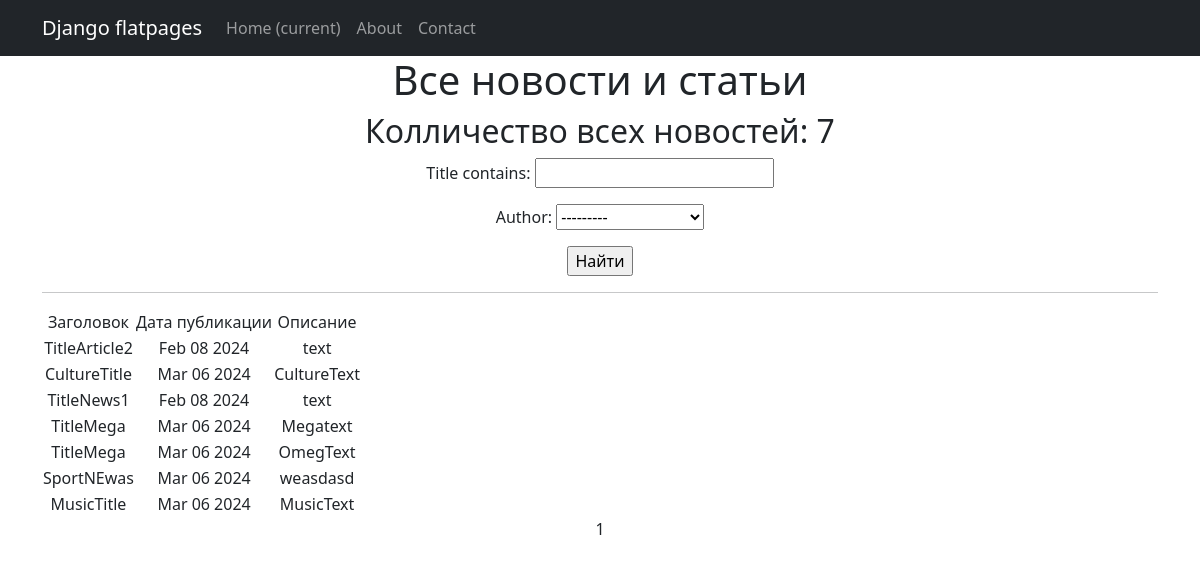
The page /news/ on the database as committed earlier.
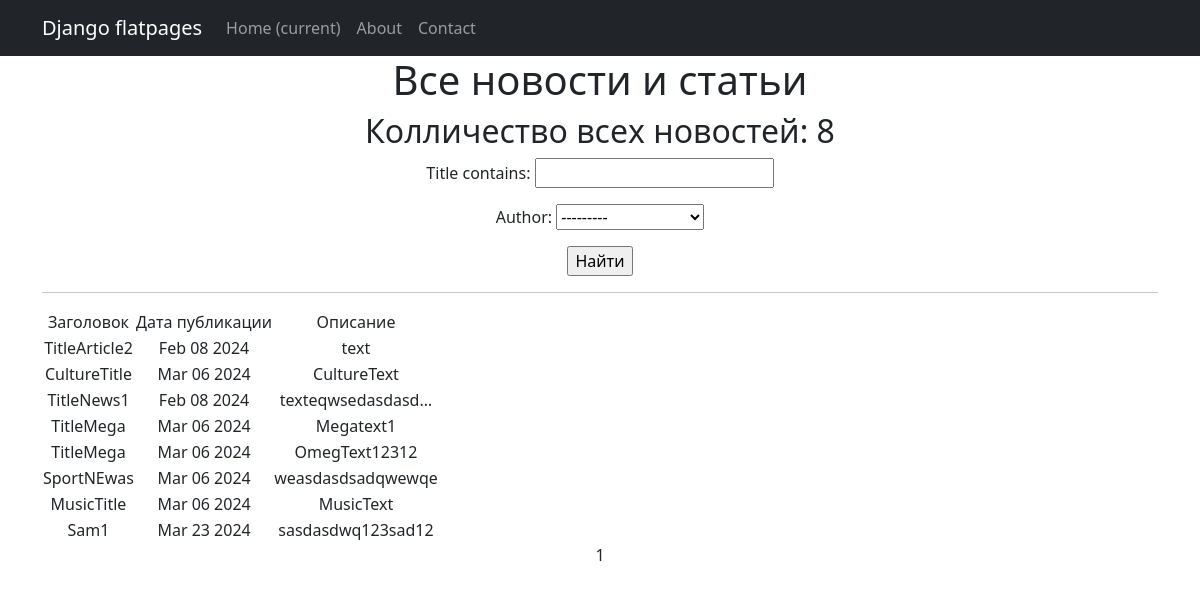
The same page on the database as committed later.
### news/models.py (models this page shows, shortened)
class Post(models.Model):
    article = 'AR'
    news = 'NE'
    CHOICE = [
        (article, 'статья'),
        (news, 'новость')
    ]
    author = models.ForeignKey(Author, on_delete=models.CASCADE)
    post_type = models.CharField(max_length=2, choices=CHOICE, default=news)
    post_time = models.DateTimeField(auto_now_add=True)
    category = models.ManyToManyField(Category, through='PostCategory')
    title = models.CharField(max_length=225)
    text = models.TextField()
    rating = models.IntegerField(default=0)

### news/views.py (the view)
# urls.py: path('', NewsList.as_view(), name='news_list'),
class NewsList(ListView):
    model = Post
    ordering = 'post_type'
    template_name = 'news.html'
    context_object_name = 'news'
    order_by = '-post_time'
    paginate_by = 10  # вот так мы можем указать количество записей на странице
    def get_queryset(self):
        queryset = super().get_queryset()
        self.filterset = PostFilter(self.request.GET, queryset)
        return self.filterset.qs
    def get_context_data(self, **kwargs):
        context = super().get_context_data(**kwargs)
        context['filterset'] = self.filterset
        return context

### news/templatetags/censor_filters.py (called while the page is built)
@register.filter()
def currency(value):
    some_string = ''
    for cens in value.split():
        if cens in CENSOR:
            some_string += cens[0] + '*' * (len(cens) - 1) + ''
        else:
            some_string += cens + ''
    return some_string.strip()

### templates/news.html (shortened to what this page needs)
{% extends 'flatpages/default.html' %}
{% load censor_filters %}
{% load custom_tags %}
{% block content %}
   <h1>Все новости и статьи</h1>
    <h2> Колличество всех новостей: {{ news|length }} </h2>
   <form action="" method="get">
       {{ filterset.form.as_p }}
       <input type="submit" value="Найти" />
   </form>
   <hr>
   {% if news %}
       <table>
           <tr>
               <td>Заголовок</td>
               <td>Дата публикации</td>
               <td>Описание</td>
           </tr>
           {% for post in news %}
           <tr>
               <td>{{ post.title }}</td>
               <td>{{ post.post_time|date:'M d Y' }}</td>
               <td>{{ post.text|truncatechars:20|currency }}</td>
           </tr>
           {% endfor %}
       </table>
   {% else %}
       <h2>Новостей и статей нет!</h2>
   {% endif %}
   {{ page_obj.number }}
{% endblock content %}

Rows that differ between the two databases and show on the page:
changed Post "TitleNews1": text "text" → "texteqwsedasdasd…"
changed Post: text "Megatext" → "Megatext1"
changed Post: text "OmegText" → "OmegText12312"
changed Post "SportNEwas": text "weasdasd" → "weasdasdsadqwewqe"
added Post: title "Sam1", post_time "Mar 23 2024", text "sasdasdwq123sad12"
Other text that changed with them:
{{ news|length }}: "7" → "8"
